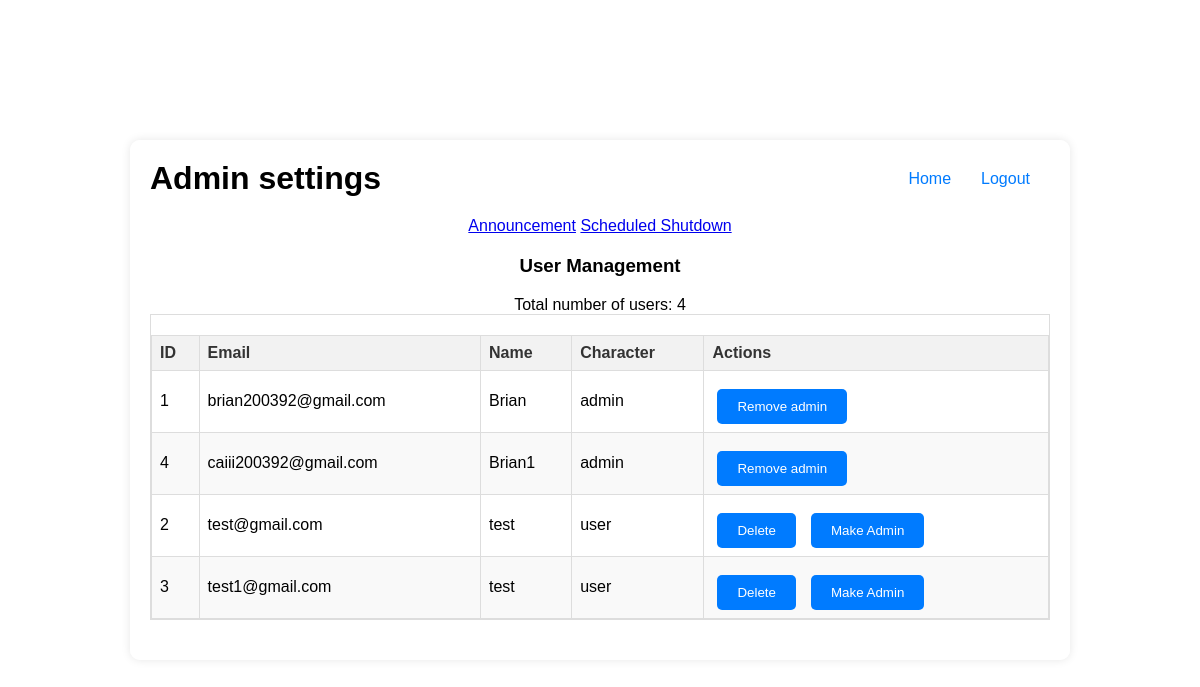
The app's page /admin/1 (signed in) with its own data.
### tables this page shows
CREATE TABLE users
    (id INTEGER PRIMARY KEY,
    email TEXT NOT NULL,
    password TEXT NOT NULL,
    birthday TEXT NOT NULL,
    character TEXT,
    locations TEXT,
    name TEXT);

### app.py (the view)
@app.route('/admin/<int:id>', methods=['GET', 'POST'])
@login_required
def admin(id):
    if request.method == 'POST':
        return render_template('admin.html',id=id)
    else:
        conn = sqlite3.connect(os.path.join(base_dir, 'users.db'))
        c = conn.cursor()
        c.execute('''
                SELECT *
                FROM users
                ORDER BY character, id
                ''')
        users = c.fetchall()
        conn.close()
        number_users = len(users)
        return render_template('admin.html',id=id, users=users, number_users=number_users)

### app.py (called while the page is built)
@login_manager.user_loader
def load_user(id):
    conn = sqlite3.connect(os.path.join(base_dir, 'users.db'))
    c = conn.cursor()
    c.execute(
        '''SELECT *
            FROM users
            WHERE id = ?
        ''', (id,))
    user = c.fetchall()
    conn.close()
    if user:
        user = user[0]
        return User(id, user[1], user[3], user[4], user[5], user[6])
    return None

@app.before_request
def check_shutdown():
    if is_shutting_down:
        return render_template('maintance.html')

### templates/admin.html (shortened to what this page needs)
{% extends 'base.html' %}
{% block content %}
    <header>
        <h1>Admin settings</h1>
        <nav>
            <ul>
                <li><a href="{{url_for('home', id=id)}}">Home</a></li>
                <li><a href="/logout">Logout</a></li>
            </ul>
        </nav>
    </header>
    <a href="{{url_for('announcement', id=id)}}">Announcement</a>
    <a href="{{url_for('shutdown', id=id)}}">Scheduled Shutdown</a>
    <main>
        <section>
            <h3>User Management</h3>
            Total number of users: {{number_users}}<br>
            <div class="table-container">
                <table class="admin-table">
                    <thead>
                        <tr>
                            <th>ID</th>
                            <th>Email</th>
                            <th>Name</th>
                            <th>Character</th>
                            <th>Actions</th>
                        </tr>
                    </thead>
                    <tbody>
                        {% for user in users %}
                            <tr>
                                <td>{{user[0]}}</td>
                                <td>{{user[1]}}</td>
                                <td>{{user[6]}}</td>
                                <td>{{user[4]}}</td>
                                <td>
                                    <div class="button-group">
                                        <form action="{{url_for('delete_user', delete_id=user[0], admin_id=id)}}" class="inline-form" method="post">
                                            {% if user[4] == 'admin' %}
                                                <button class="btn-action" type="submit">Remove admin</button>
                                            {% else %}
                                                <button class="btn-action" type="submit">Delete</button>
                                            {% endif %}
                                        </form>
                                        <form action="{{url_for('add_admin', new_admin_id=user[0], admin_id=id)}}" class="inline-form" method="post">
                                            {% if user[4] != 'admin' %}
                                                <button class="btn-action" type="submit">Make Admin</button>
                                            {% endif %}
                                        </form>
                                    </div>
                                </td>
                            </tr>
                        {% endfor %}
                    </tbody>
                </table>
            </div>
        </section>
    </main>
{% endblock %}

### templates/base.html (shortened to what this page needs)
<!DOCTYPE html>
<html lang="en">
<head>
    <link rel="stylesheet" href="{{ url_for('static', filename='css/styles.css') }}">
</head>
<body>
    <div class="container">
        {% block content %}
        {% endblock %}
    </div>
</body>
</html>

### static/css/styles.css (style rules this page uses)
body { font-family: 'Lucida Sans', 'Lucida Sans Regular', 'Lucida Grande', 'Lucida Sans Unicode', Geneva, Verdana, sans-serif; background: url('../images/background.jpg') no-repeat center center fixed; background-size: cover; display: flex; justify-content: center; align-items: center; height: 100vh; margin: 0; }
.container { background-color: rgba(255, 255, 255, 0.9); padding: 20px; border-radius: 10px; box-shadow: 0 0 10px rgba(0, 0, 0, 0.1); width: 80%; max-width: 900px; text-align: center; }
header { display: flex; justify-content: space-between; align-items: center; margin-bottom: 20px; }
header h1 { margin: 0; }
nav ul { list-style-type: none; padding: 0; margin: 0; display: flex; }
nav ul li { margin-right: 10px; }
nav ul li a, nav a { margin: 0 10px; text-decoration: none; color: #007BFF; }
main section { margin: 20px 0; }
form { display: flex; flex-direction: column; align-items: center; margin-top: 20px; }
button[type="submit"], button[type="button"] { padding: 10px 20px; margin-top: 10px; background-color: #007BFF; color: #fff; border: none; border-radius: 5px; cursor: pointer; }
.table-container { max-height: 400px; overflow-y: auto; border: 1px solid #ddd; }
.admin-table { width: 100%; border-collapse: collapse; margin-top: 20px; }
.admin-table th, .admin-table td { border: 1px solid #ddd; padding: 8px; text-align: left; }
.admin-table th { background-color: #f2f2f2; color: #333; }
.admin-table tr:nth-child(even) { background-color: #f9f9f9; }
.button-group { display: flex; }
.inline-form { margin: 0 5px; }
.btn-action { margin-right: 5px; border: none; background-color: #007bff; color: white; cursor: pointer; border-radius: 3px; }

### records on screen
users: id "1", email "brian200392@gmail.com", name "Brian", character "admin", shows "Remove admin"
users: id "4", email "caiii200392@gmail.com", name "Brian1", character "admin", shows "Remove admin"
users: id "2", email "test@gmail.com", name "test", character "user", shows "Delete", shows "Make Admin"
users: id "3", email "test1@gmail.com", name "test", character "user", shows "Delete", shows "Make Admin"

### other values on screen
{{ number_users }} "4"
